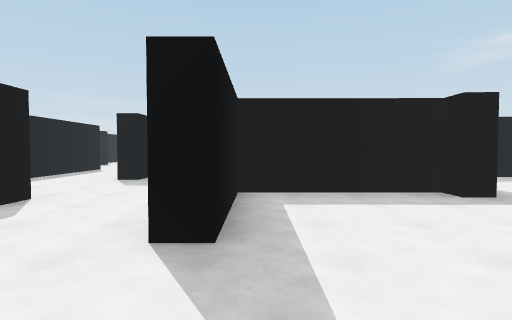
View 1 (above)

24 first-person views from a walk through a scene from a Unity 3-D project. The camera is 1.5 m above the floor, tilts 2° down and sees 80° across. The floor is counted in squares, 2 m on a side. Each view is taken from the middle of a square. On the plan, view 1 faces up. The plan holds only what a view shows up to about 10 squares ahead; the rest is blank. The player character is not drawn.

View 2
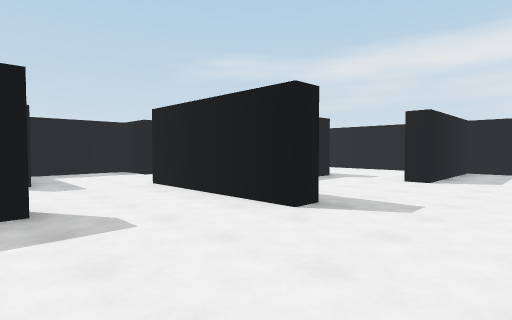

View 3
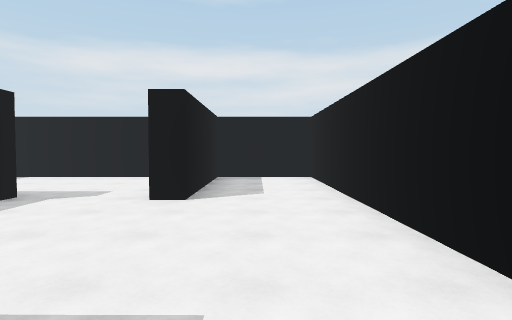

View 4
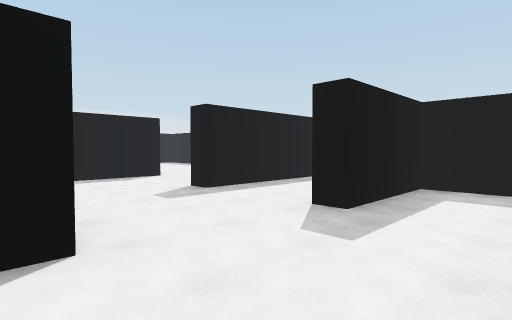

View 5
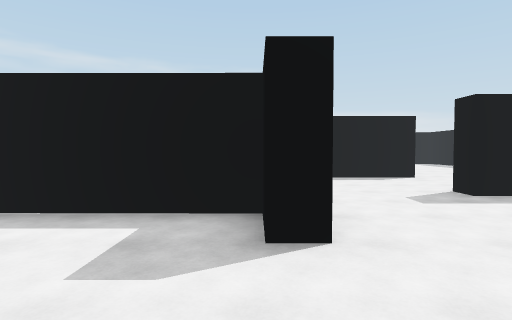

View 6
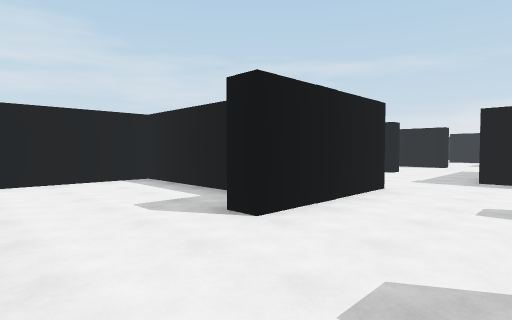

View 7
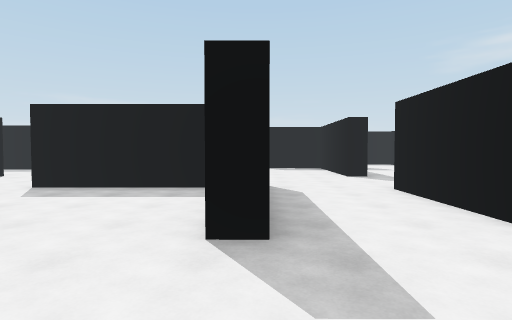

View 8
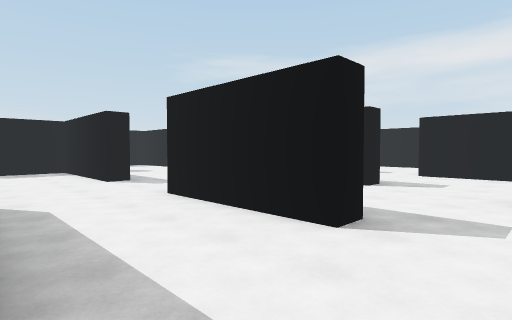

View 9
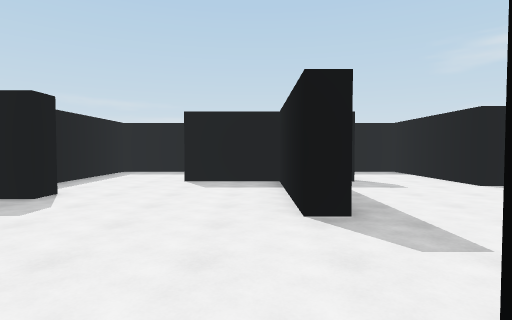

View 10
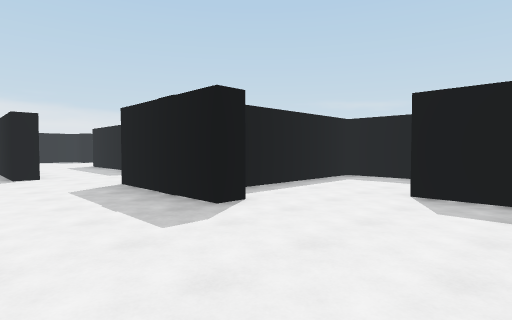

View 11
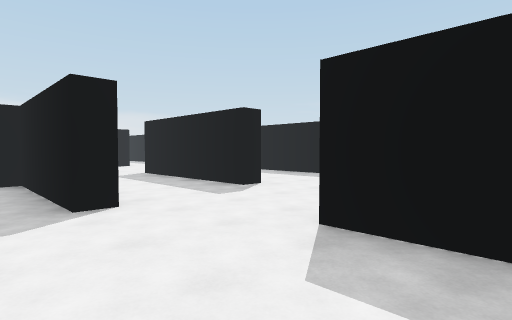

View 12
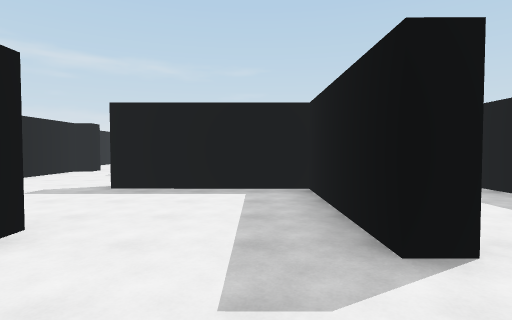

View 13
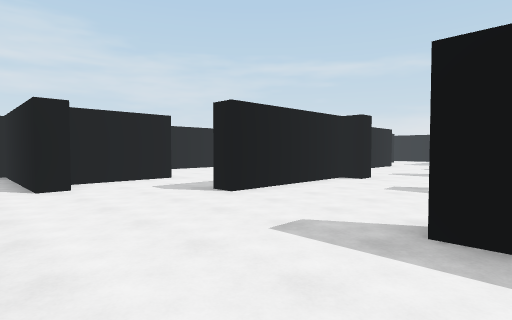

View 14
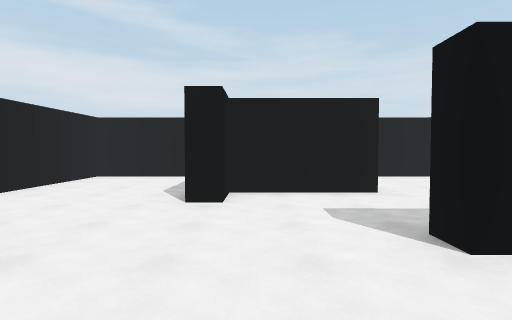

View 15
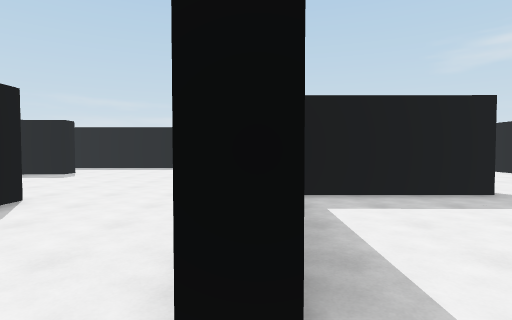

View 16
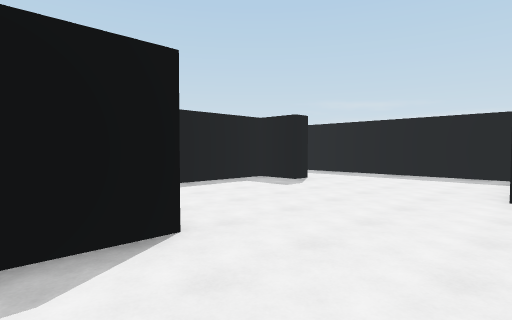

View 17
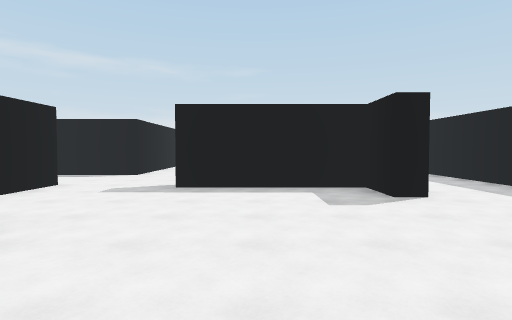

View 18
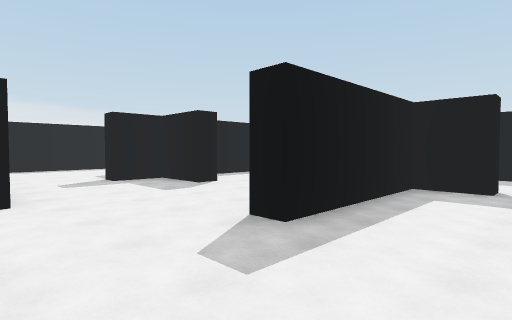

View 19
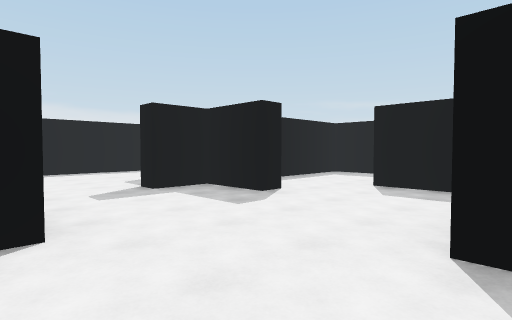

View 20
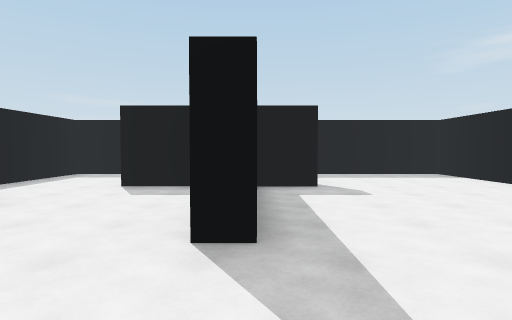

View 21
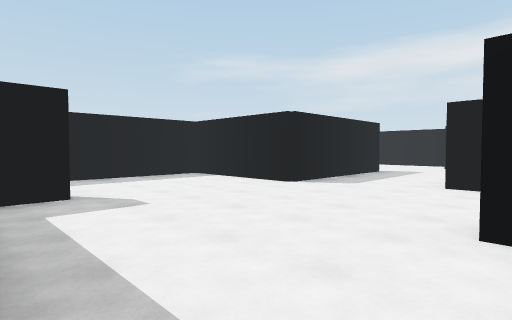

View 22
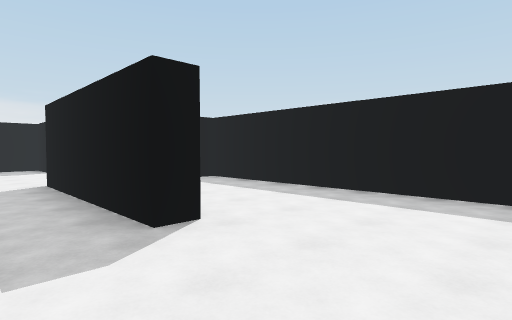

View 23
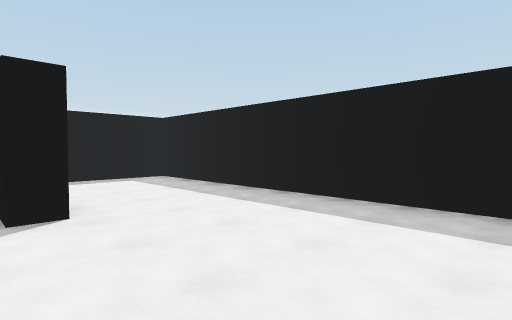

View 24
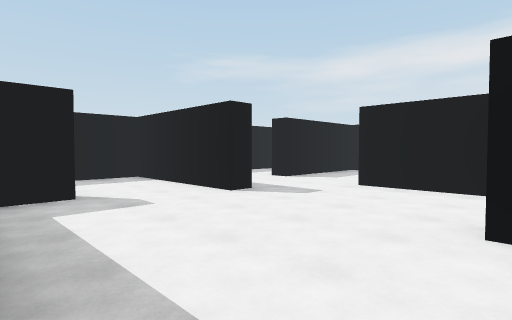

### Floor plan
Key: @ floor where view 1 was taken; # wall or solid block; . floor.
Columns run from 35 left of view 1 to 8 right of it. Each row starts with its distance up from view 1.
 21      ########################     ###
 20      #.. ........#........#...    ..#
 19      #..  .......#........#...    ..#
 18      #...  ......#........#...    ..# .###
 17      #...####....#####....#...####..#.....
 16      #.....#..............#.....#........
 15 #... ###...#.............###....#.......
 14 #....#.....#....................#.....#
 13 #.................####................#
 12 #.............#...#................#
 11        ##.....#...#......#####...  #
 10         #..##   ..#.... .....#..####  ..
  9         #       ......# .....#..#..#....
  8              .........    #..#..#......#  ##
  7            ...........    #............#...#
  6            ..#........    #........#   #...#
  5              #####.................#####...#
  4                 ............ ###...#.......#
  3                 ....#...#.    #....#......
  2                ..####...#     #........#####
  1                ..   #...#     #............#
  0                ..   #...#     #....@.......#
 -1               ###   #####     ####  ########

Positions as (right, up) in squares from view 1, and headings:
1: (0, 0), facing up
2: (-4, 0), facing up-right
3: (-1, 1), facing right
4: (-1, 4), facing up-left
5: (-1, 4), facing left
6: (-1, 7), facing down-left
7: (-6, 5), facing up
8: (-6, 6), facing up-right
9: (-4, 10), facing up
10: (-4, 12), facing up-left
11: (-9, 12), facing up-left
12: (-11, 12), facing left
13: (-14, 10), facing down-left
14: (-16, 8), facing down
15: (-17, 8), facing up
16: (-18, 11), facing up-left
17: (-18, 15), facing left
18: (-22, 11), facing up-left
19: (-24, 11), facing up-left
20: (-24, 11), facing up
21: (-24, 12), facing up-right
22: (-11, 15), facing up-left
23: (-10, 16), facing up-left
24: (-3, 12), facing up-right
